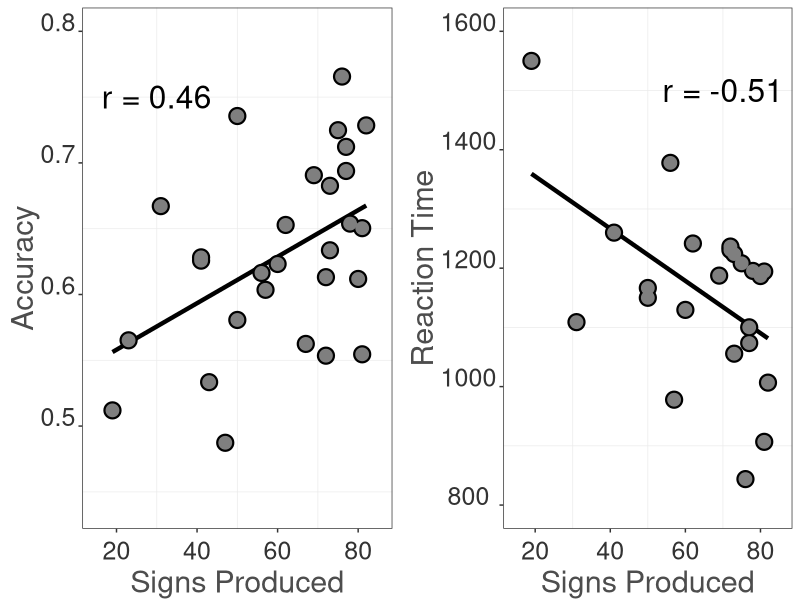

This chart was generated by the following R code:
## ---- chunk 1
knitr::opts_chunk$set(fig.width=12, fig.height=8, fig.path='Figs/',
                      echo=FALSE, warning=FALSE, message=FALSE)
## ---- chunk 2
rm(list=ls())
library(dplyr)
library(tidyr)
library(ggplot2)

# load summary data
ss_kids_df <- read.csv("sol_ss_kids.csv", stringsAsFactors = F)

# filter to get rt data set
ss_kids_rt_df <- filter(ss_kids_df, exclude_chance_shifter == "include")

# load graph values for making profile plot
sol_gvals_df <- read.csv("sol_gvals.csv", stringsAsFactors = F)

# load exlusions 
sol_exclusions_df <- read.csv("sol_exclusions.csv", stringsAsFactors = F)

# load filtered and labeled iChart
sol_iChart_df <- read.csv("sol_ichart_labeled_filtered.csv")
## ---- chunk 3
ss_df1 <- ss_kids_df %>%
    group_by(age_group, gender) %>% 
    tally() %>% 
    spread(gender, n)

ss_df2 <- ss_kids_df %>%
    group_by(age_group, hearing_status_participant) %>% 
    tally() %>% 
    spread(hearing_status_participant, n)

descriptives_df <- ss_kids_df %>% group_by(age_group) %>% 
    summarise(n = n_distinct(Sub.Num),
              mean = round(mean(Months), 1), 
              min = min(Months), 
              max = max(Months)) %>% 
    left_join(ss_df1, by = "age_group") %>% 
    left_join(ss_df2, by = "age_group")

n_deaf <- sum(descriptives_df$deaf)
n_hearing <- sum(descriptives_df$hearing)
n_female <- sum(descriptives_df$f)
n_male <- sum(descriptives_df$m)
mean_age <- round(mean(ss_kids_df$Months), 1)
age_range <- range(ss_kids_df$Months)

ss_exclusions <- sol_exclusions_df %>% 
    filter(reason_excluded %in% c("age", "too few trials", "language")) %>% 
    group_by(reason_excluded) %>% 
    summarise(n_excluded = n())  
    
n_excluded <- sum(ss_exclusions$n_excluded)
## ---- chunk 4
knitr::kable(descriptives_df, digits=2, 
             caption="Participant background information. All children were exposed to ASL from one caregiver from birth.",
             col.names = c("Age Group", "n", "Mean age", 
                           "Min age", "Max age", "Female", "Male", "Deaf", 
                           "Hearing"))
## ---- chunk 5
shifts_df <- sol_iChart_df %>% 
    group_by(trial_types) %>% 
    summarise(count = n())

# percentage of trials no-shifts
prop_no_shifts <- round(shifts_df$count[3] / sum(shifts_df$count), 2) * 100

# center to target shifts
mean_n_ct <- round(mean(ss_kids_rt_df$C_T_count),1)
range_ct <- round(range(ss_kids_rt_df$C_T_count),1)

# analysis window
rts <- filter(sol_iChart_df, trial_types %in% c("C_T"))
analysis.window <- c(500, 2000)
## ---- chunk 6
rt_dist <- qplot(rts$RT) +
    geom_vline(x=analysis.window[1], col="red", lwd=1.5) +
    geom_vline(x=analysis.window[2], col="red", lwd=1.5) +
    xlab("Reaction Time in msec") +
    ylab("Number of Trials") +
    annotate("text", x = 2350, y = 30, 
              label = "Analysis Window \n (90% RTs)", size = 5) +
    theme_bw() +
    theme(axis.title.x = element_text(colour="grey30",size=18,
                                      angle=0,hjust=0.5,vjust=0,face="plain"),
          axis.title.y = element_text(colour="grey30",size=18, hjust=0.5,vjust=0.5,face="plain"),
          axis.text.x = element_text(colour="grey20",size=14,
                                     angle=0,hjust=0.5,vjust=0,face="plain"),
          axis.text.y = element_text(colour="grey20",size=14,
                                     angle=0,hjust=0.5,vjust=0,face="plain"))
## ---- chunk 7
# correlations age
cor_acc_age <- cor.test(ss_kids_df$mean_accuracy, ss_kids_df$Months)
cor_rt_age <- cor.test(ss_kids_rt_df$mean_rt, ss_kids_rt_df$Months)

# get r values
acc_age_r <- as.character(round(cor_acc_age$estimate, 2))
rt_age_r <- as.character(round(cor_rt_age$estimate, 2))
# get p values
acc_age_p <- as.character(round(cor_acc_age$p.value, 3))
rt_age_p <- as.character(round(cor_rt_age$p.value, 3))
# get df 
acc_age_df <- as.character(cor_acc_age$parameter)
rt_age_df <- as.character(cor_rt_age$parameter)

# correlations acc and rt
cor_acc_rt <- cor.test(ss_kids_rt_df$mean_accuracy, ss_kids_rt_df$mean_rt)
acc_rt_r <- as.character(round(cor_acc_rt$estimate, 2))  # get r values
acc_rt_p <- as.character(round(cor_acc_rt$p.value, 3))   # get p values
acc_rt_df <- as.character(cor_acc_rt$parameter)          # get df 
## ---- chunk 8
# correlations vocab
cor_acc_voc <- cor.test(ss_kids_df$mean_accuracy, ss_kids_df$signs_produced)
cor_rt_voc <- cor.test(ss_kids_rt_df$mean_rt, ss_kids_rt_df$signs_produced)
cor_age_voc <- cor.test(ss_kids_rt_df$Months, ss_kids_rt_df$signs_produced)

# get r values
acc_voc_r <- as.character(round(cor_acc_voc$estimate, 2))
rt_voc_r <- as.character(round(cor_rt_voc$estimate, 2))
age_voc_r <- as.character(round(cor_age_voc$estimate, 2))

# get p values
acc_voc_p <- as.character(round(cor_acc_voc$p.value, 3))
rt_voc_p <- as.character(round(cor_rt_voc$p.value, 3))

# get df 
acc_voc_df <- as.character(cor_acc_voc$parameter)
rt_voc_df <- as.character(cor_rt_voc$parameter)
age_voc_df <- as.character(cor_age_voc$parameter)
## ---- chunk 9
acc_voc_plot <- qplot(x = signs_produced, y = mean_accuracy, data = ss_kids_df,
      ylab=c("Accuracy"), 
      xlab=c("Signs Produced")) +
    ylim(0.44, 0.8) +
    xlim(15, 85) +
    geom_smooth(method = "lm", se=F, color="black", size = 1.5) +
    geom_point(color = "black", size = 5.5) +
    geom_point(color = "grey50", size = 4) +
    annotate("text", x = 30, y = 0.75, label = paste("r =", acc_voc_r), size=8) +
    theme_bw() + 
    theme(axis.title.x = element_text(colour="grey30",size=22,
                                      angle=0,hjust=0.5,vjust=0,face="plain"),
          axis.title.y = element_text(colour="grey30",size=22,
                                      hjust=0.5,vjust=0.5,face="plain"),
          axis.text.x = element_text(colour="grey20",size=18,
                                     angle=0,hjust=0.5,vjust=0,face="plain"),
          axis.text.y = element_text(colour="grey20",size=18,
                                     angle=0,hjust=0.5,vjust=0,face="plain"),
          panel.grid.major=element_blank())

rt_voc_plot <- qplot(x = signs_produced, y = mean_rt, data = ss_kids_rt_df,
      ylab=c("Reaction Time"), 
      xlab=c("Signs Produced")) +
    ylim(800, 1600) +
    xlim(15, 85) +
    geom_smooth(method = "lm", se=F, color="black", size = 1.5) +
    geom_point(color = "black", size = 5.5) +
    geom_point(color = "grey50", size = 4) +
    annotate("text", x = 70, y = 1500, label = paste("r =", rt_voc_r), size=8) +
    theme_bw() + 
    theme(axis.title.x = element_text(colour="grey30",size=22,
                                      angle=0,hjust=0.5,vjust=0,face="plain"),
          axis.title.y = element_text(colour="grey30",size=22,
                                      hjust=0.5,vjust=0.5,face="plain"),
          axis.text.x = element_text(colour="grey20",size=18,
                                     angle=0,hjust=0.5,vjust=0,face="plain"),
          axis.text.y = element_text(colour="grey20",size=18,
                                     angle=0,hjust=0.5,vjust=0,face="plain"),
          panel.grid.major=element_blank())

gridExtra::grid.arrange(acc_voc_plot, rt_voc_plot, ncol = 2)
